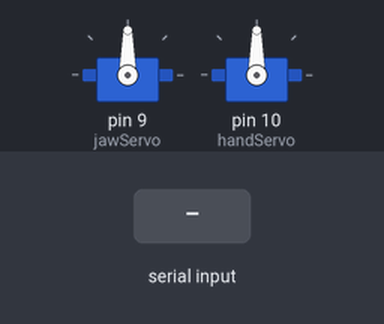
The sketch below on a simulated Arduino Uno, built with avr-gcc and run on an emulated ATmega328P. On the bench: 2 × servo. The test bench sets the inputs (shaded band).

Above: at 1.2 s.
1.3 s: "<JAW:>" received over Serial
At 2.2 s:
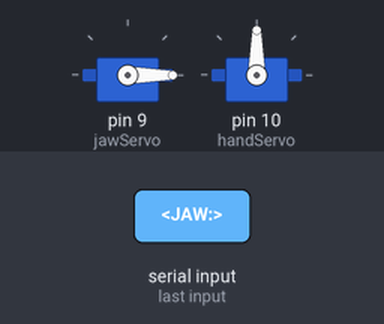
2.8 s: "<HAND:>" received over Serial
At 3.4 s:
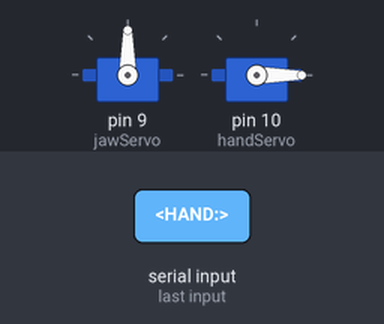
4.3 s: "<90|45|200>" received over Serial
At 4.7 s:
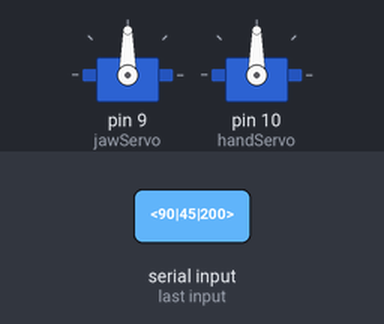
Timing chart, 0 to 7.3 s (numbered marks = the images above; inputs shaded):
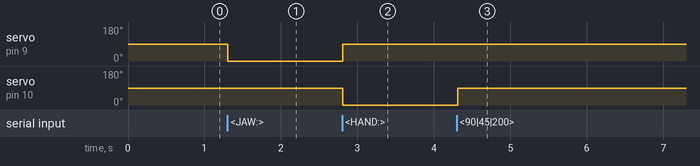

The sketch:

Arduino_Ctrl_Jaw_Hand.ino
```cpp
#include <Servo.h>

Servo jawServo;
Servo handServo;

String inputString = "";
bool readingMessage = false;

void setup() {
  Serial.begin(9600);

  jawServo.attach(9);   // Pin for JAW servo
  handServo.attach(10); // Pin for HAND servo

  jawServo.write(90);   // Initialize neutral position
  handServo.write(90);
}

void loop() {
  while (Serial.available()) {
    char c = Serial.read();

    if (c == '<') {
      inputString = "";
      readingMessage = true;
    } else if (c == '>') {
      readingMessage = false;
      processMessage(inputString);
    } else if (readingMessage) {
      inputString += c;
    }
  }
}

void processMessage(String msg) {
  // Example: "JAW:45:100|HAND:90:0"
  int jawAngle = 90, jawDur = 0;
  int handAngle = 90, handDur = 0;

  // Split by '|'
  int sep = msg.indexOf('|');
  String jawPart = msg.substring(0, sep);
  String handPart = msg.substring(sep + 1);

  // Parse JAW
  if (jawPart.startsWith("JAW:")) {
    jawPart.remove(0, 4);
    int firstColon = jawPart.indexOf(':');
    jawAngle = jawPart.substring(0, firstColon).toInt();
    jawDur = jawPart.substring(firstColon + 1).toInt();
  }

  // Parse HAND
  if (handPart.startsWith("HAND:")) {
    handPart.remove(0, 5);
    int firstColon = handPart.indexOf(':');
    handAngle = handPart.substring(0, firstColon).toInt();
    handDur = handPart.substring(firstColon + 1).toInt();
  }

  // Move servos
  jawServo.write(jawAngle);
  handServo.write(handAngle);

  if (jawDur > 0 || handDur > 0) {
    delay(max(jawDur, handDur));
    // Return to neutral after movement
    jawServo.write(90);
    handServo.write(90);
  }
}
```

Measured:
- after the input at 1.3 s, servo on pin 9 (jawServo): 90° → 0° at once
- after the input at 2.8 s, servo on pin 9 (jawServo): 0° → 90° at once; servo on pin 10 (handServo): 90° → 0° at once
- after the input at 4.3 s, servo on pin 10 (handServo): 0° → 90° at once
